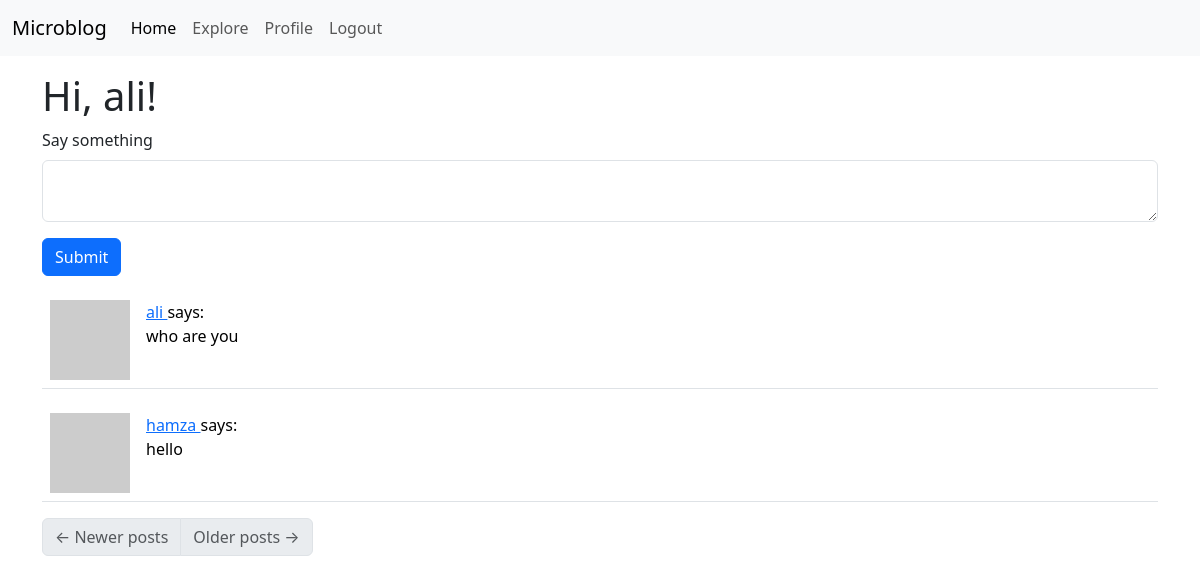
Before: /index (signed in) with the older database file.
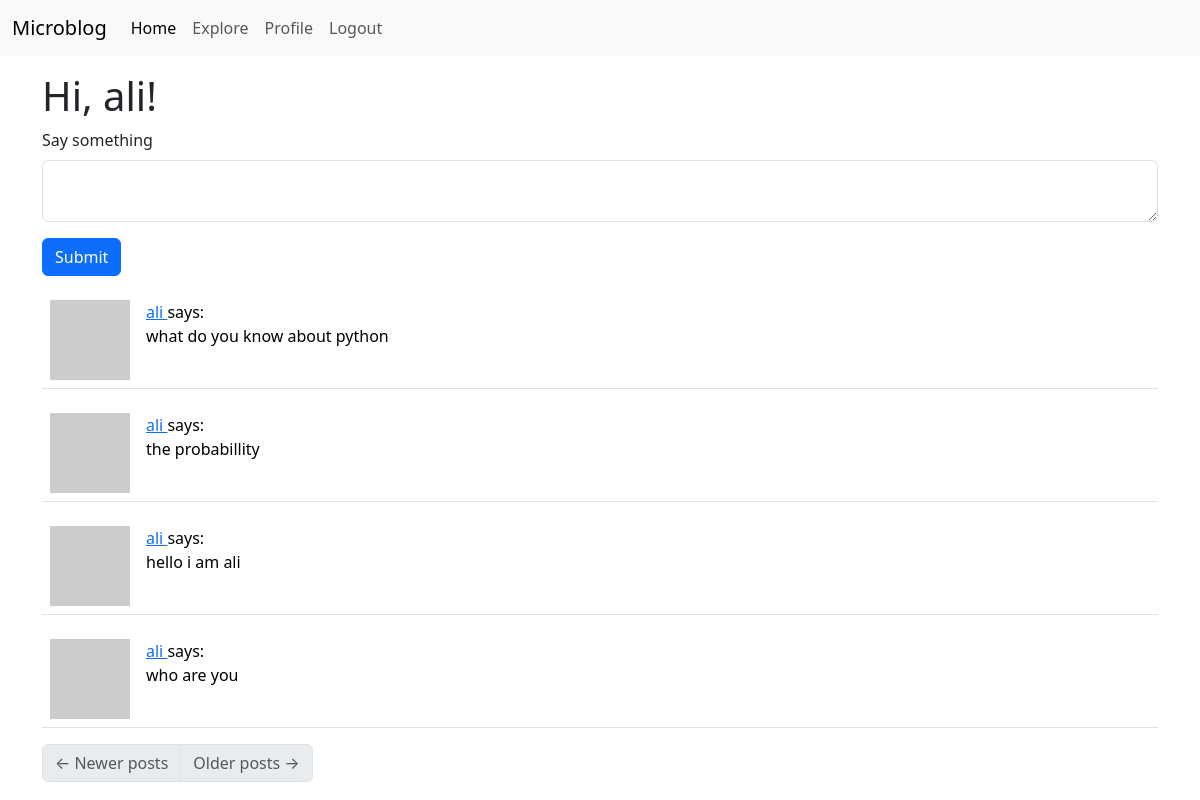
After: the same page with the newer database file.
### app/models.py (models this page shows, shortened)
class Post(db.Model):
    id: so.Mapped[int] = so.mapped_column(primary_key=True)
    body: so.Mapped[str] = so.mapped_column(sa.String(140))
    timestamp: so.Mapped[datetime] = so.mapped_column(
        index=True, default=lambda: datetime.now(timezone.utc))
    user_id: so.Mapped[int] = so.mapped_column(sa.ForeignKey('user.id'),index=True)
    author: so.Mapped[User] = so.relationship(back_populates='posts')

class User(UserMixin,db.Model):
    id : so.Mapped[int] = so.mapped_column(primary_key=True)
    username : so.Mapped[str] = so.mapped_column(sa.String(64),index=True, unique=True)
    email : so.Mapped[str] = so.mapped_column(sa.String(120), index=True, unique=True)
    password_hash : so.Mapped[Optional[str]] = so.mapped_column(sa.String(256))
    posts: so.WriteOnlyMapped['Post'] = so.relationship(
        back_populates='author')
    about_me: so.Mapped[Optional[str]] = so.mapped_column(sa.String(140))
    last_seen: so.Mapped[Optional[datetime]] = so.mapped_column(
        default=lambda: datetime.now(timezone.utc))
    following: so.WriteOnlyMapped['User'] = so.relationship(
        secondary=followers, primaryjoin=(followers.c.follower_id == id),
        secondaryjoin=(followers.c.followed_id == id),
        back_populates='followers')
    followers: so.WriteOnlyMapped['User'] = so.relationship(
        secondary=followers, primaryjoin=(followers.c.followed_id == id),
        secondaryjoin=(followers.c.follower_id == id),
        back_populates='following')
    def avatar(self, size):
        digest = md5(self.email.lower().encode('utf-8')).hexdigest()
        return f'https://www.gravatar.com/avatar/{digest}?d=identicon&s={size}'
    def following_posts(self):
        Author = so.aliased(User)
        Follower = so.aliased(User)
        return (
            sa.select(Post)
            .join(Post.author.of_type(Author))
            .join(Author.followers.of_type(Follower), isouter=True)
            .where(sa.or_(
                Follower.id == self.id,
                Author.id == self.id,
            ))
            .group_by(Post)
            .order_by(Post.timestamp.desc())
        )

### app/routes.py (the view)
@app.route('/',methods=['GET', 'POST'])
@app.route('/index',methods=['GET', 'POST'])
@login_required
def index():
    form = PostForm()
    if form.validate_on_submit():
        post = Post(body=form.post.data, author=current_user)
        db.session.add(post)
        db.session.commit()
        flash('Your post is now live!')
        return redirect(url_for('index'))
    page=request.args.get('page',1,type=int)
    posts = db.paginate(current_user.following_posts(),page=page,per_page=app.config['POSTS_PER_PAGE'],error_out=False)
    next_url= url_for('index',page=posts.next_num) \
        if posts.has_next else None
    prev_url= url_for('index',page=posts.prev_num) \
        if posts.has_prev else None
    return render_template('index.html', title='Home', form=form, posts=posts.items,next_url=next_url,prev_url=prev_url)

### app/forms.py
class PostForm(FlaskForm):
    post = TextAreaField('Say something', validators=[
        DataRequired(),Length(min=1, max=140)
    ])
    submit = SubmitField('Submit')

### app/models.py (called while the page is built)
@login.user_loader
def load_user(id):
    return db.session.get(User, int(id))

### app/routes.py (called while the page is built)
@app.before_request
def before_request():
    if current_user.is_authenticated:
        current_user.last_seen = datetime.now(timezone.utc)
        db.session.commit()

### app/templates/index.html
 {% extends 'base.html' %}
 {% import "bootstrap_wtf.html" as wtf %}
 {% block content %}
 <h1>Hi, {{ current_user.username }}!</h1>
 {% if form %}
 {{ wtf.quick_form(form) }}
 {% endif %}
 {% for post in posts %}
 {% include '_post.html' %}
 {% endfor %}
 <nav aria-label="Post navigation">
    <ul class="pagination">
        <li class="page-item{% if not prev_url %} disabled{% endif %}">
            <a class="page-link" href="{{ prev_url }}">
                <span aria-hidden="true">&larr;</span> Newer posts
            </a>
        </li>
        <li class="page-item{% if not next_url %} disabled{% endif %}">
            <a class="page-link" href="{{ next_url }}">
                Older posts <span aria-hidden="true">&rarr;</span>
            </a>
        </li>
    </ul>
</nav>
{% endblock %}

### app/templates/_post.html
<table class="table table-hover">
    <tr>
        <td width="70px">
            <a href="{{ url_for('user', username=post.author.username) }}">
                <img src="{{ post.author.avatar(70) }}" />
            </a>
        </td>
        <td>
            <a href="{{ url_for('user', username=post.author.username) }}">
                {{ post.author.username }}
            </a>
            says:
            <br>
            {{ post.body }}
        </td>
    </tr>
</table>

Changed rows visible on the page:
no longer on this page (row unchanged): Post: author.username "hamza", body "hello"
added Post: author.username "ali", body "what do you know about python"
added Post: author.username "ali", body "the probabillity"
added Post: author.username "ali", body "hello i am ali"
